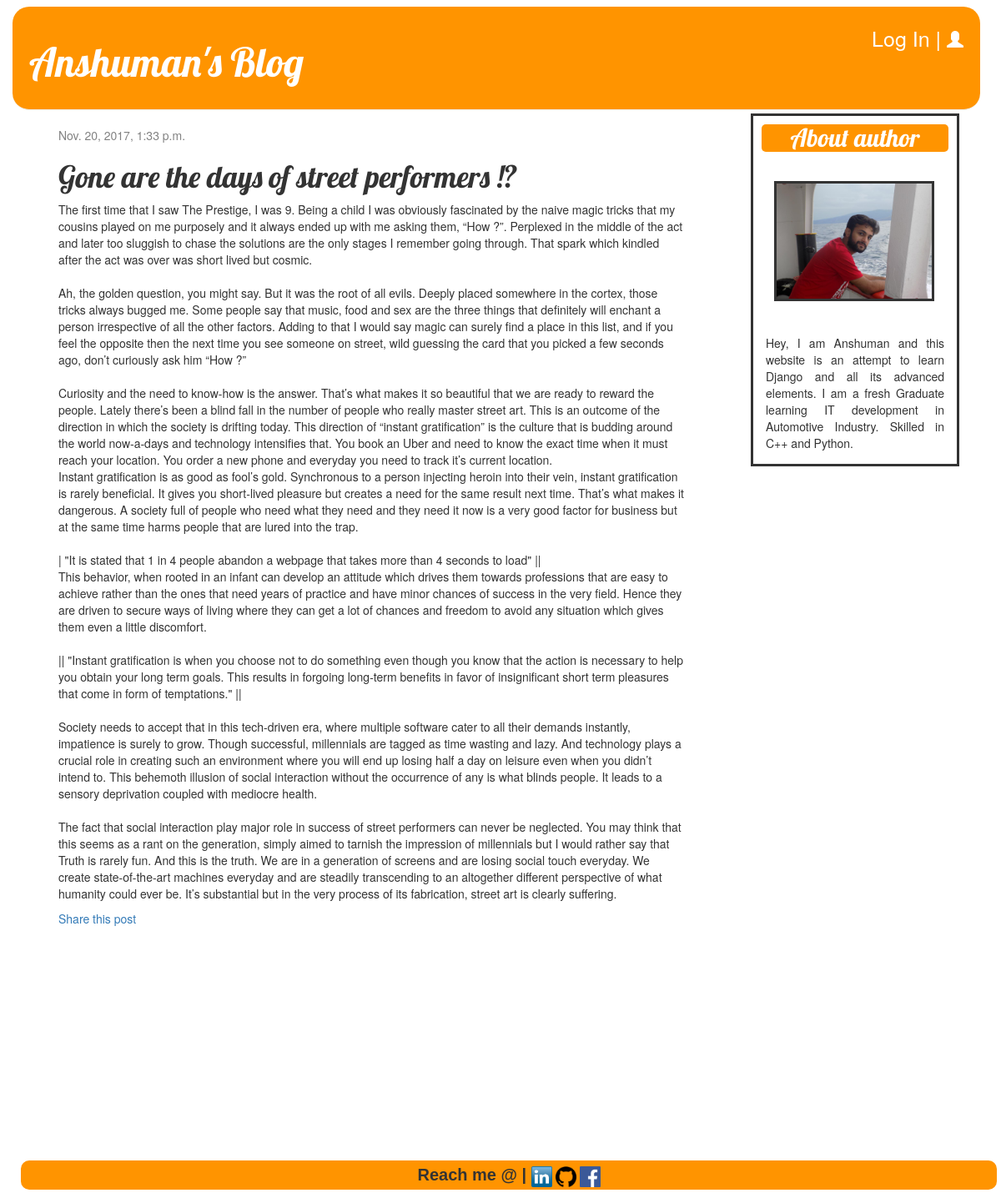
The page /post/8/ on the database its author committed.
### blog/models.py (models this page shows, shortened)
class Post(models.Model):
	author = models.ForeignKey('auth.User')
	title = models.CharField(max_length = 200)
	text = models.TextField()
	created_date = models.DateTimeField(default = timezone.now)
	published_date = models.DateTimeField(blank = True, null = True)

### blog/views.py (the view)
# urls.py: url(r'^post/(?P<pk>\d+)/$', views.post_detail, name='post_detail'),
def post_detail(request, pk):
    post = get_object_or_404(Post, pk=pk)
    return render(request, 'blog/post_detail.html', {'post': post})

### blog/templates/blog/post_detail.html (shortened to what this page needs)
{% extends 'blog/base.html' %}
{% block content %}
    <div class="post">
        {% if post.published_date %}
            <div class="date">
                {{ post.published_date }}
            </div>
        {% endif %}
        <h1>{{ post.title }}</h1>
        <p>{{ post.text|linebreaksbr }}</p>
        <p><a href="{% url 'post_share' pk=post.pk %}">Share this post</a></p>
    </div>
{% endblock %}

### blog/static/css/blog.css (style rules this page uses)
html { position: relative; min-height: 100%; }
body { padding-left: 15px; padding-right: 15px; }
h1, h2, h3, h4 { font-family: 'Lobster', cursive; }
.date { color: #828282; }
.post { margin-bottom: 70px; }

### rows shown on the page
Post: published_date "Nov. 20, 2017, 1:33 p.m.", title "Gone are the days of street performers !?", text "The first time that I saw The Prestige, I was 9. Being a child I was obviously fascinated by the naive magic tricks that my cousins played on me purposely and it always ended up with me asking them, “How ?”. Perplexed in the middle of the act and later too sluggish to chase the solutions are the only stages I remember going through. That spark which kindled after the act was over was short lived but cosmic. Ah, the golden question, you might say. But it was the root of all evils. Deeply placed somewhere in the cortex, those tricks always bugged me. Some people say that music, food and sex are the three things that definitely will enchant a person irrespective of all the other factors.…"
